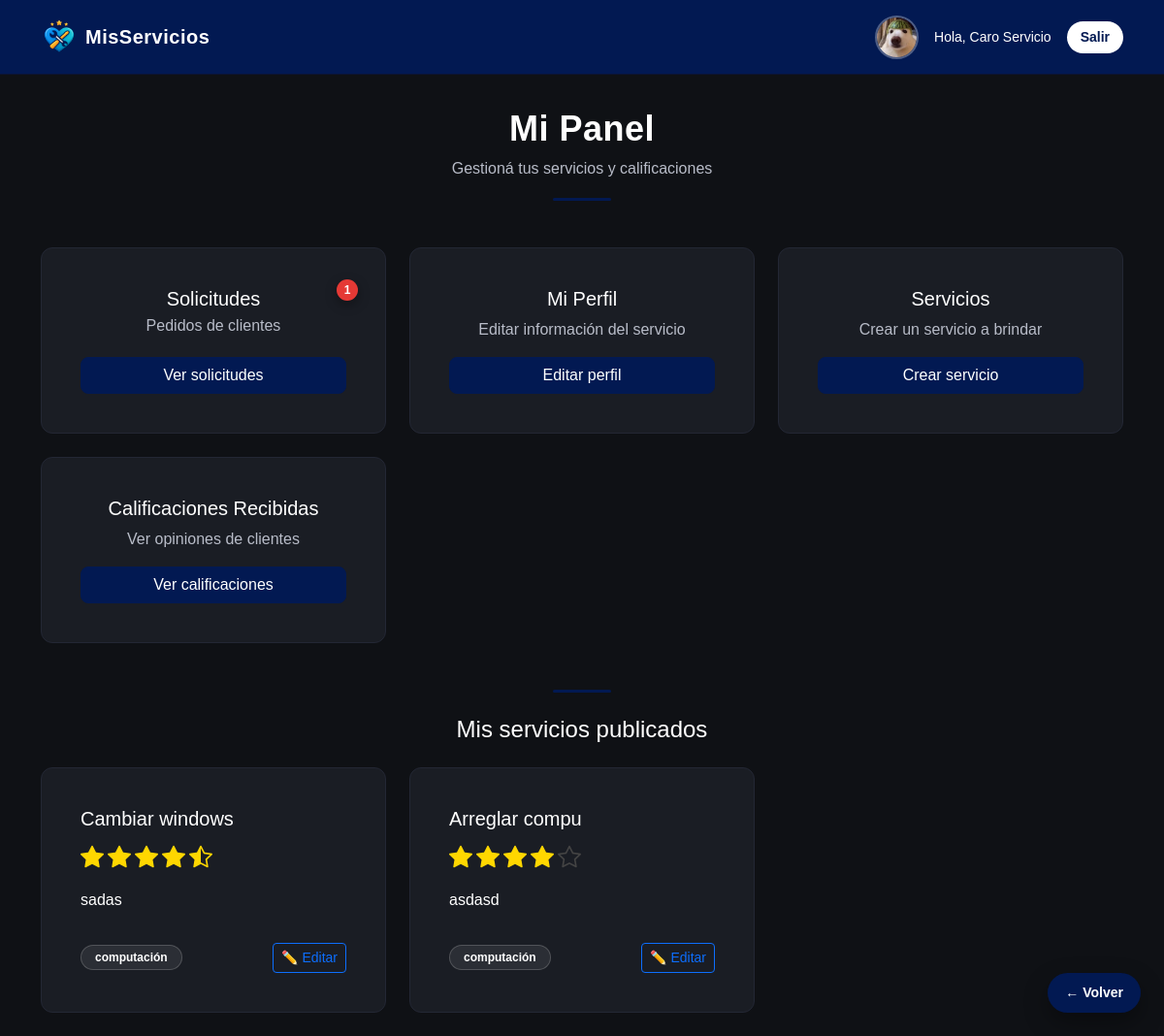
/dashboard (signed in), run on the app's committed database.
### models.py (models this page shows, shortened)
class Usuario(UserMixin, db.Model):
    __tablename__ = 'usuarios'
    id = db.Column(db.Integer, primary_key=True)
    nombre = db.Column(db.String(100), nullable=False)
    email = db.Column(db.String(120), unique=True, nullable=False)
    password = db.Column(db.String(255), nullable=False)
    rol = db.Column(db.String(20), nullable=False)
    imagen = db.Column(db.String(200))
    calificaciones = db.relationship('Calificacion', backref='cliente', lazy=True)

class Servicio(db.Model):
    __tablename__ = 'servicios'
    id = db.Column(db.Integer, primary_key=True)
    titulo = db.Column(db.String(100), nullable=False)
    descripcion = db.Column(db.Text, nullable=False)
    categoria = db.Column(db.String(50), nullable=False)
    usuario_id = db.Column(
        db.Integer,
        db.ForeignKey('usuarios.id'),
        nullable=False
    )
    usuario = db.relationship('Usuario', backref='servicios', lazy=True)
    calificaciones = db.relationship(
        'Calificacion',
        backref='servicio',
        lazy=True,
        cascade='all, delete-orphan'
    )
    def promedio_estrellas(self):
        if not self.calificaciones:
            return None
        total = 0
        cantidad = 0
        for c in self.calificaciones:
            promedio_c = (c.precio + c.calidad + c.amabilidad) / 3
            total += promedio_c
            cantidad += 1
        return round(total / cantidad, 1)

### app.py (the view)
@app.route('/dashboard')
@login_required
def dashboard():
    servicios = []
    if current_user.rol == 'prestador':
        servicios = Servicio.query.filter_by(usuario_id=current_user.id).all()
    from sqlalchemy import and_
    pendientes = 0
    if current_user.rol == 'prestador':
        pendientes = SolicitudTrabajo.query.join(Servicio).filter(
            and_(
                Servicio.usuario_id == current_user.id,
                SolicitudTrabajo.estado == 'pendiente'
            )
        ).count()
    return render_template(
        'dashboard.html',
        usuario=current_user,
        servicios=servicios,
        pendientes=pendientes
    )

### app.py (called while the page is built)
@login_manager.user_loader
def load_user(user_id):
    return Usuario.query.get(int(user_id))

### templates/dashboard.html
{% from "components/estrellas.html" import render_estrellas %}
{% extends "base.html" %}
{% block page_header %}
    {% set titulo = "Mi Panel" %}
    {% set subtitulo = "Gestioná tus servicios y calificaciones" %}
    {% include "components/page_header.html" %}
{% endblock %}
{% block content %}
<div class="row g-4">
{% if usuario.rol == 'cliente' %}
    <div class="col-12 col-sm-6 col-lg-4">
        <div class="card h-100 text-center">
            <div class="card-body d-flex flex-column">
                <h5>Buscar Servicios</h5>
                <p class="text-muted">Explorar prestadores disponibles</p>
                <a href="{{ url_for('servicios') }}" class="btn btn-primary w-100 mt-auto">Ver servicios</a>
            </div>
        </div>
    </div>
    <div class="col-12 col-sm-6 col-lg-4">
        <div class="card h-100 text-center">
            <div class="card-body d-flex flex-column">
                <h5>Mis solicitudes</h5>
                <p class="text-muted">Trabajos que pediste</p>
                <a href="{{ url_for('mis_solicitudes') }}" class="btn btn-primary w-100 mt-auto">Ver solicitudes</a>
            </div>
        </div>
    </div>
    <div class="col-12 col-sm-6 col-lg-4">
        <div class="card h-100 text-center">
            <div class="card-body d-flex flex-column">
                <h5>Mis Calificaciones</h5>
                <p class="text-muted">Ver servicios calificados</p>
                <a href="{{ url_for('mis_calificaciones') }}" class="btn btn-primary w-100 mt-auto">Ver calificaciones</a>
            </div>
        </div>
    </div>
{% elif usuario.rol == 'prestador' %}
    <div class="col-12 col-sm-6 col-lg-4">
        <div class="card h-100 text-center">
            <div class="card-body d-flex flex-column">
                <h5 class="position-relative mb-1">
                    Solicitudes
                    {% if pendientes > 0 %}
                        <span class="badge-solicitudes">
                            {{ pendientes }}
                        </span>
                    {% endif %}
                </h5>
                <p class="text-muted">Pedidos de clientes</p>
                <a href="{{ url_for('ver_solicitudes') }}" class="btn btn-primary w-100 mt-auto">Ver solicitudes</a>
            </div>
        </div>
    </div>
    <div class="col-12 col-sm-6 col-lg-4">
        <div class="card h-100 text-center">
            <div class="card-body d-flex flex-column">
                <h5>Mi Perfil</h5>
                <p class="text-muted">Editar información del servicio</p>
                <a href="{{ url_for('editar_perfil') }}" class="btn btn-primary w-100 mt-auto">Editar perfil</a>
            </div>
        </div>
    </div>
    <div class="col-12 col-sm-6 col-lg-4">
        <div class="card h-100 text-center">
            <div class="card-body d-flex flex-column">
                <h5>Servicios</h5>
                <p class="text-muted">Crear un servicio a brindar</p>
                <a href="{{ url_for('nuevo_servicio') }}" class="btn btn-primary w-100 mt-auto">Crear servicio</a>
            </div>
        </div>
    </div>
    <div class="col-12 col-sm-6 col-lg-4">
        <div class="card h-100 text-center">
            <div class="card-body d-flex flex-column">
                <h5>Calificaciones Recibidas</h5>
                <p class="text-muted">Ver opiniones de clientes</p>
                <a href="{{ url_for('mis_calificaciones') }}" class="btn btn-primary w-100 mt-auto">Ver calificaciones</a>
            </div>
        </div>
    </div>
{% endif %}
</div>
{% if usuario.rol == 'prestador' %}
<div class="mt-5">
    <div class="page-header-line mb-4"></div>
    <h4 class="text-center mb-4">Mis servicios publicados</h4>
    {% if servicios %}
        <div class="row g-4">
            {% for servicio in servicios %}
                <div class="col-12 col-sm-6 col-lg-4">
                    <div class="card h-100">
                        <div class="card-body d-flex flex-column">
                            <h5 class="mb-1">{{ servicio.titulo }}</h5>
                            {% if servicio.promedio_estrellas() %}
                                {{ render_estrellas(servicio.promedio_estrellas()) }}
                            {% else %}
                                <span class="text-muted small">Sin calificaciones</span>
                            {% endif %}
                            <p class="card-text mt-2 flex-grow-1">
                                {{ servicio.descripcion }}
                            </p>
                            <div class="d-flex justify-content-between align-items-center mt-3">
                                <span class="badge bg-primary">
                                    {{ servicio.categoria }}
                                </span>
                                <a href="{{ url_for('editar_servicio', servicio_id=servicio.id) }}"
                                   class="btn btn-outline-primary btn-sm">
                                   ✏️ Editar
                                </a>
                            </div>
                        </div>
                    </div>
                </div>
            {% endfor %}
        </div>
    {% else %}
        <p class="text-muted text-center">
            Aún no publicaste servicios.
        </p>
    {% endif %}
</div>
{% endif %}
{% endblock %}

### templates/components/estrellas.html (shortened to what this page needs)
{% macro render_estrellas(promedio) %}
    {% set enteras = promedio|int %}
    {% set media = 1 if promedio - enteras >= 0.5 else 0 %}
    {% set vacias = 5 - enteras - media %}
    <div class="estrellas estrellas-card">
        {% for _ in range(enteras) %}
            <i class="bi bi-star-fill estrella activa"></i>
        {% endfor %}
        {% if media %}
            <i class="bi bi-star-half estrella activa"></i>
        {% endif %}
        {% for _ in range(vacias) %}
            <i class="bi bi-star estrella"></i>
        {% endfor %}
    </div>
{% endmacro %}

### templates/base.html (shortened to what this page needs)
<!DOCTYPE html>
<html lang="es">
<head>
    <link href="https://cdn.jsdelivr.net/npm/bootstrap@5.3.2/dist/css/bootstrap.min.css" rel="stylesheet">
    <link rel="stylesheet" href="{{ url_for('static', filename='css/styles.css') }}">
    <link rel="stylesheet" href="https://cdn.jsdelivr.net/npm/bootstrap-icons@1.11.3/font/bootstrap-icons.css">
</head>
<body>
<nav class="navbar navbar-expand-lg navbar-custom">
    <div class="container d-flex justify-content-between align-items-center">
        <a class="navbar-brand d-flex align-items-center gap-2 fw-bold"
           href="{% if current_user.is_authenticated %}
                    {{ url_for('dashboard') }}
                 {% else %}
                    {{ url_for('index') }}
                 {% endif %}">
            <img src="{{ url_for('static', filename='img/logo-icon.png') }}"
                 class="logo-navbar">
            <span class="logo-text">MisServicios</span>
        </a>
        {% if current_user.is_authenticated %}
        <div class="d-flex align-items-center gap-3">
            {% if current_user.imagen %}
                <img src="{{ url_for('static', filename='uploads/' + current_user.imagen) }}"
                     class="avatar-navbar">
            {% else %}
                <div class="prestador-avatar-placeholder">
                    {{ current_user.nombre[0] }}
                </div>
            {% endif %}
            <span class="text-white small">
                Hola, {{ current_user.nombre }}
            </span>
            <a href="{{ url_for('logout') }}" class="btn btn-logout btn-sm">
                Salir
            </a>
        </div>
        {% endif %}
    </div>
</nav>
<main class="container py-4">
    {% block page_header %}{% endblock %}
    {% block content %}{% endblock %}
</main>
{% if request.endpoint not in ['index'] %}
<a href="javascript:history.back()" class="btn-volver">
    ← Volver
</a>
{% endif %}
</body>
</html>

### static/css/styles.css (style rules this page uses)
:root { --primary-color: #021952; --primary-hover: #04307a; --bg-dark: #0f1115; --card-dark: #1a1d24; --text-light: #ffffff; --text-muted: #b8bcc8; }
body { margin: 0; font-family: Arial, Helvetica, sans-serif; background-color: var(--bg-dark); color: var(--text-light); }
.navbar-custom { background-color: var(--primary-color); border-bottom: 1px solid #0b1333; padding: 14px 0; }
.logo-navbar { height: 38px; }
.btn-primary { background-color: var(--primary-color); border-color: var(--primary-color); border-radius: 8px; }
.btn-logout { background-color: #ffffff; color: var(--primary-color); border-radius: 20px; padding: 6px 14px; font-weight: 600; border: none; transition: all .2s ease; }
.btn-volver { position: fixed; bottom: 24px; right: 24px; z-index: 1500; background: var(--primary-color); color: #ffffff; text-decoration: none; padding: 10px 18px; border-radius: 30px; font-weight: 600; font-size: 14px; box-shadow: 0 10px 25px rgba(0,0,0,0.35); transition: all .2s ease; }
.card { background-color: var(--card-dark); border-radius: 12px; border: 1px solid #232734; color: #fff; width: 100%; padding: 20px; }
.text-muted { color: var(--text-muted) !important; }
.badge.bg-primary { background-color: rgba(255,255,255,0.08) !important; border: 1px solid rgba(255,255,255,0.18); border-radius: 20px; padding: 6px 14px; }
.estrellas { display: inline-flex; gap: 4px; font-size: 22px; }
.estrella.activa { color: #FFD700; }
@media (min-width: 768px) { .card { padding: 22px; } }
@media (min-width: 1024px) { .card { padding: 24px; } }
.estrellas-card { font-size: 20px; margin: 6px 0; }
@media (min-width: 768px) { .estrellas-card { font-size: 22px; } }
@media (min-width: 1024px) { .estrellas-card { font-size: 24px; } }
.estrella { color: #444; }
.page-header-line { width: 60px; height: 3px; background: var(--primary-color); margin: 0 auto; border-radius: 10px; }
.logo-text { color: #ffffff; font-weight: 700; font-size: 20px; letter-spacing: 0.5px; }
.avatar-navbar { width: 45px; height: 45px; border-radius: 50%; object-fit: cover; border: 2px solid rgba(255,255,255,0.3); }
.badge-solicitudes { position: absolute; top: -8px; right: -12px; background: #e53935; color: #fff; min-width: 22px; height: 22px; padding: 0 6px; border-radius: 50px; font-size: 12px; font-weight: 700; display: flex; align-items: center; justify-content: center; box-shadow: 0 4px 12px rgba(0,0,0,0.35); }

### data on the page
Usuario: imagen (picture), nombre "Caro Servicio"
Servicio: titulo "Cambiar windows", descripcion "sadas", categoria "computación"
Servicio: titulo "Arreglar compu", descripcion "asdasd", categoria "computación"

### other printed values
{{ titulo }} "Mi Panel"
{{ subtitulo }} "Gestioná tus servicios y calificaciones"
{{ pendientes }} "1"
